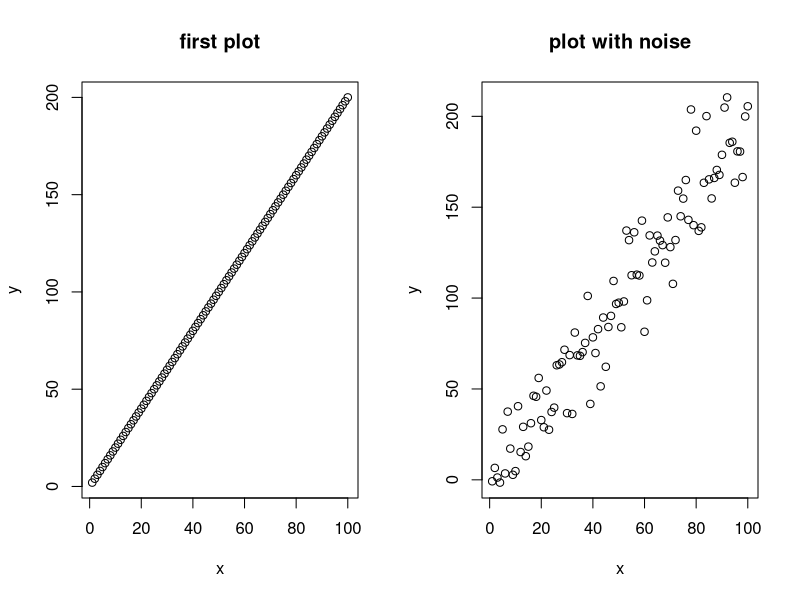
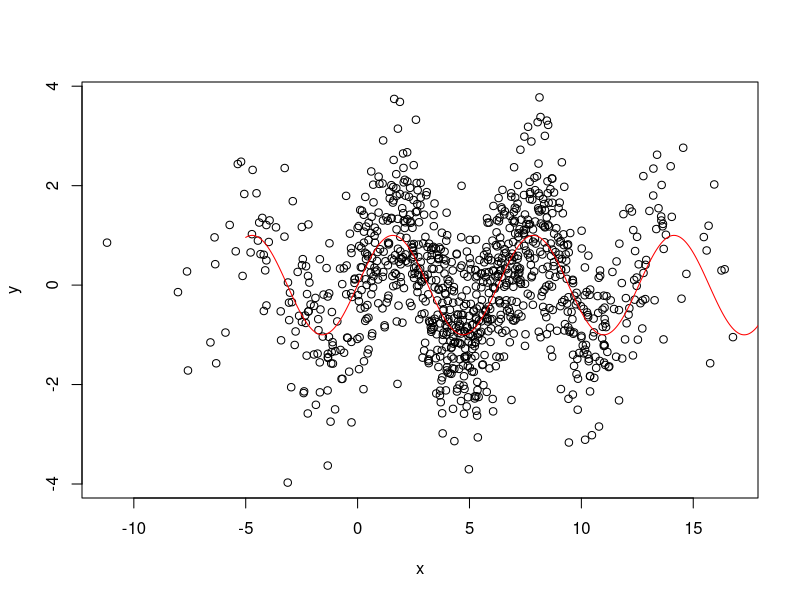

Reproduce these figures in R, in order.
## ---- chunk 1
myvector <- c(1,2,3,4,5,6)
## ---- chunk 2
par(mfrow = c(1,2))
x <- seq(1,100,1)
y <- 2*x

plot(y~x, main = "first plot")
y <- 2*x + rnorm(100, sd = 15)
plot(y~x, main = "plot with noise")
par(mfrow = c(1,1))

## ---- chunk 3

x <- rnorm(1000, mean= 5, sd = 4.3)
y <- sin(x) + rnorm(1000)
plot(y~x)
z <- seq(-5,20,.05)
lines(z, sin(z), col = "red" )
## ---- chunk 4
#imagine you have these two vectors
x <- c(1,4,2,6,3,4,5)
y <- c(5,3,1,8,7,6,1)

# your code sould produce the following vector
z <- c(5,4,2,8,7,6,5)
